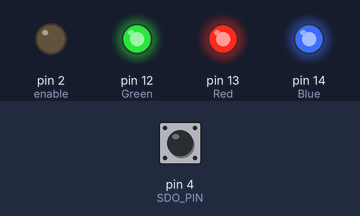
Simulated run of this sketch. Board: Arduino Uno, built with avr-gcc and run on an emulated ATmega328P. Parts: output pins drawn as LEDs (lit = HIGH). The test bench sets the inputs (shaded band); at power-on: pin 4 (SDO_PIN) HIGH. What the sketch prints to the serial monitor is not drawn.

Above: at 1.7 s.
At 3.7 s:
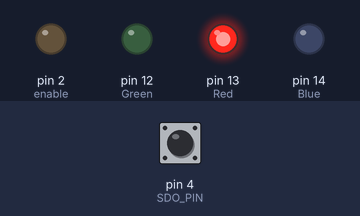
At 5.7 s:
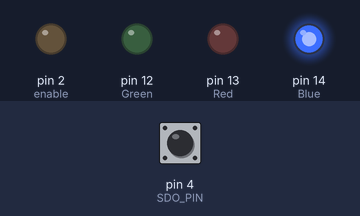
At 7.7 s:
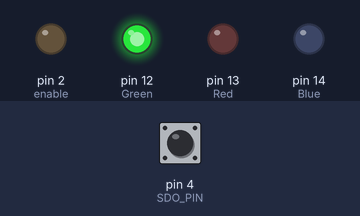
Timing chart, 0 to 11.2 s (numbered marks = the images above):
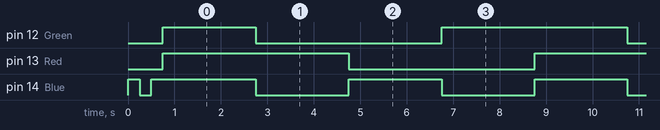

Measured:
- by itself, pin 12 (Green): repeats every 8.0 s: LOW 4.0 s, HIGH 4.0 s
- by itself, pin 13 (Red): alternates HIGH for 4.0 s and LOW for 4.0 s
- by itself, pin 14 (Blue): goes LOW 0.25 s, HIGH 2.3 s, 31 × (LOW 2.0 s, HIGH 2.0 s), LOW 2.0 s, then HIGH

The sketch:

Test_of_hardwhere.ino
```cpp
int Red = 13; //3;
int Green = 12;
int Blue = 14; //1;
int enable = 2; // 5; // enable for PSU

// int ENable = 23;  // enble / power for buttonz
#define SCL_PIN 5 // 7 // switch
#define SDO_PIN 4 // 8  // switch

int R = 128;
int G = 128;
int B = 128;

    int PiN = 0;

    int Delly = 0;
    int Speed = 1;

  int Value  = 0;
  int RValue = 0;
  int GValue = 0;
  int BValue = 0;

  int mode = 0;
  int modeold = 0; // for state change detection.


// the setup function runs once when you press reset or power the board
void setup() {
  // initialize digital pin 13 as an output.


 pinMode(Red, OUTPUT);
 pinMode(Green, OUTPUT);
 pinMode(Blue, OUTPUT);

 pinMode(enable, OUTPUT);

/// pinMode(ENable, OUTPUT);


  Serial.begin(9600);

// digitalWrite(ENable,HIGH);  // initaly PSU is off

 startup(); // turns on psu and flashed all LEDs twice to show its working

// set up interupts

//set up I2C buttons
//may need more verables for them
}


void loop()
{

if( Read_Keypad() == 3)
{
  Serial.write("3");
  digitalWrite(enable,HIGH);
}

if( Read_Keypad() == 1)
{
  Serial.write("1");
  White();
}

if( Read_Keypad() == 14)
{
  Serial.write("14");
  blu3();
}

else
{
  Serial.write("normal");
  White();
  delay(2000);
  r3d();
  delay(2000);
  blu3();
  delay(2000);
  gr33n();
  delay(2000);
}

}


void startup()   // flash twise to show works
{
        digitalWrite(enable,LOW);
        analogWrite( Blue, 255 );
        delay(250);
        analogWrite( Blue, 0 );
        delay(250);
        analogWrite( Blue, 255 );
        delay(250);
        analogWrite( Blue, 0 );
        digitalWrite(enable,HIGH);
        Serial.println("started");
}


void White()
{
  digitalWrite(enable,LOW);
  analogWrite( Blue, 255 );
  analogWrite( Red, 255 );
  analogWrite( Green, 255 );
}

void r3d() {
  digitalWrite(enable,LOW);
  analogWrite( Blue, 0 );
  analogWrite( Red, 255 );
  analogWrite( Green, 0 );
}

void gr33n() {
  digitalWrite(enable,LOW);
  analogWrite( Blue, 0 );
  analogWrite( Red, 0 );
  analogWrite( Green, 255 );
}

void blu3() {
  digitalWrite(enable,LOW);
  analogWrite( Blue, 255 );
  analogWrite( Red, 0 );
  analogWrite( Green, 0 );
}

  /* Read the state of the keypad */
byte Read_Keypad(void)
{
  byte Count;
  byte Key_State = 0;

  /* Pulse the clock pin 16 times (one for each key of the keypad)
     and read the state of the data pin on each pulse */
  for(Count = 1; Count <= 16; Count++)
  {
    digitalWrite(SCL_PIN, LOW);

    /* If the data pin is low (active low mode) then store the
       current key number */
    if (!digitalRead(SDO_PIN))
      Key_State = Count;

    digitalWrite(SCL_PIN, HIGH);
  }

  return Key_State;
}
```
